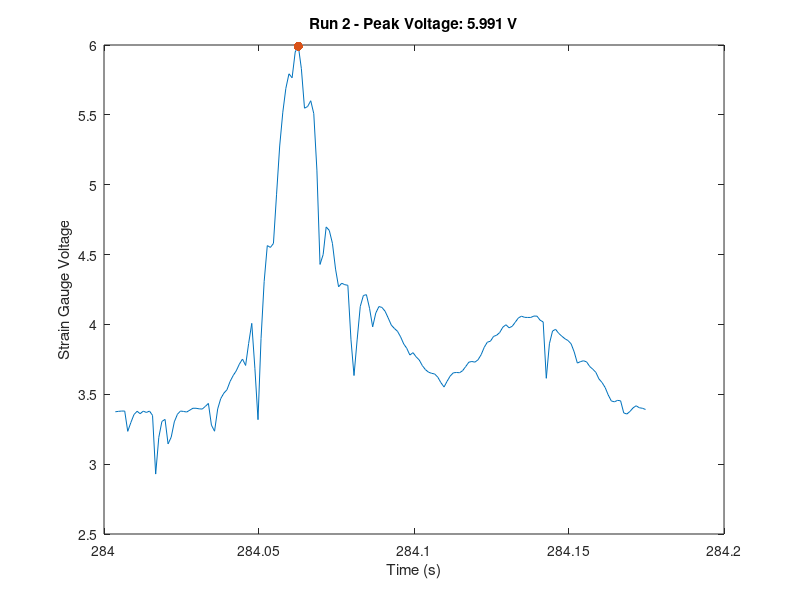

Reproduce this figure in MATLAB.
run = load('2.mat');
begin = 1;
finish = numel(run.Engine_RPM.Time);
%finish = 1223; 
time = run.Engine_RPM.Time(begin:finish);

Voltage = run.Aux_1_Volts_ECU.Value(begin:finish);
RPM = run.Engine_RPM.Value(begin:finish);
Vmax = max(Voltage);
Tmax = time(find(Voltage == Vmax));

plot(time,Voltage,Tmax,Vmax,'.','MarkerSize',20)
xlabel('Time (s)');
ylabel('Strain Gauge Voltage');
title(['Run 2 - Peak Voltage: ' num2str(Vmax,4) ' V']);
%saveas(gcf,'2.png');